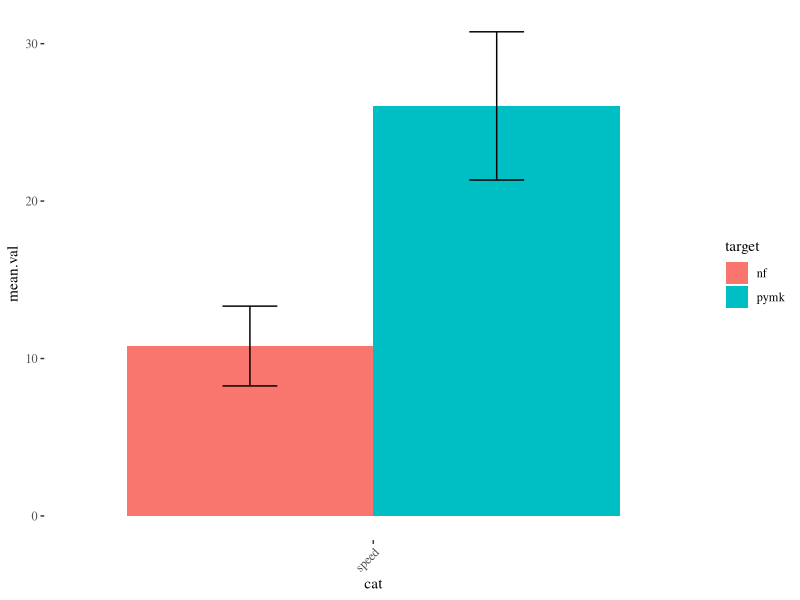
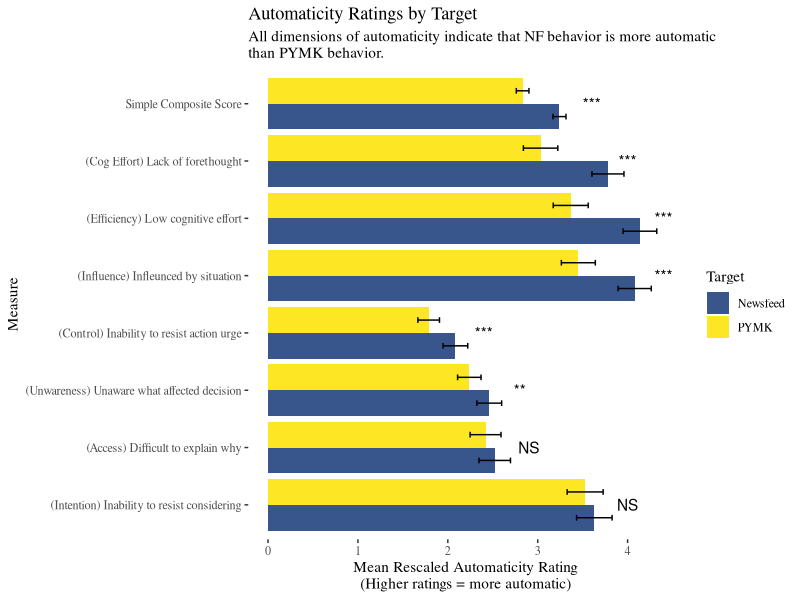
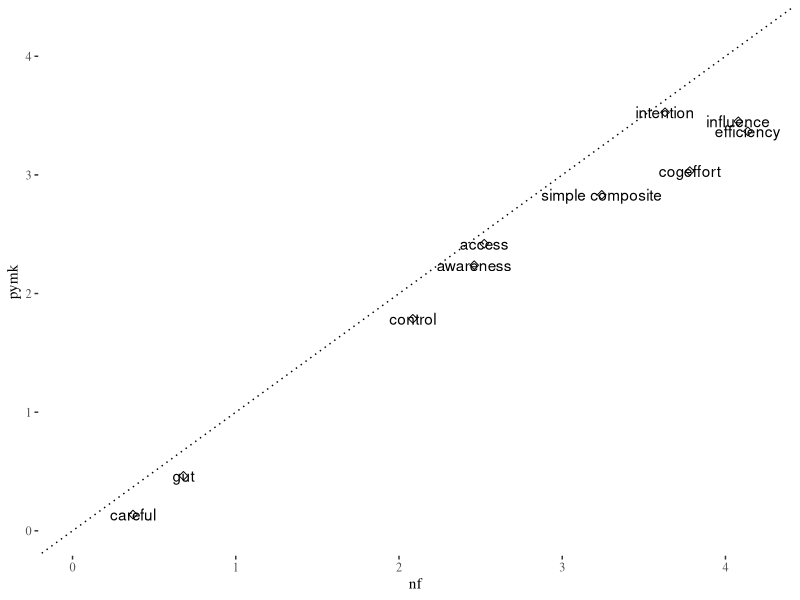
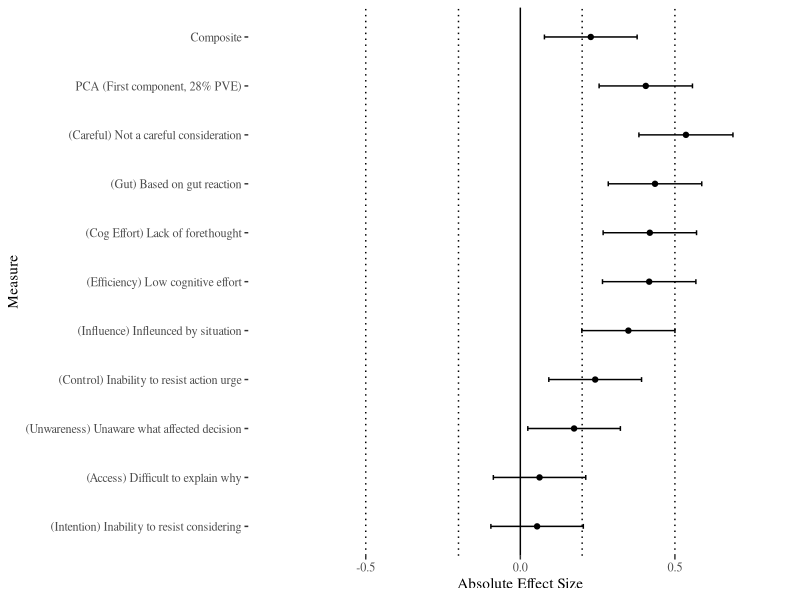
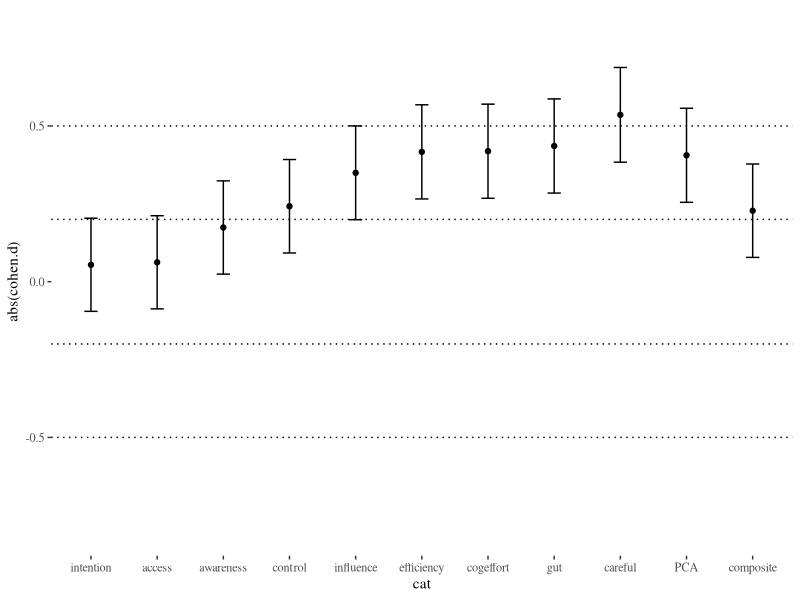
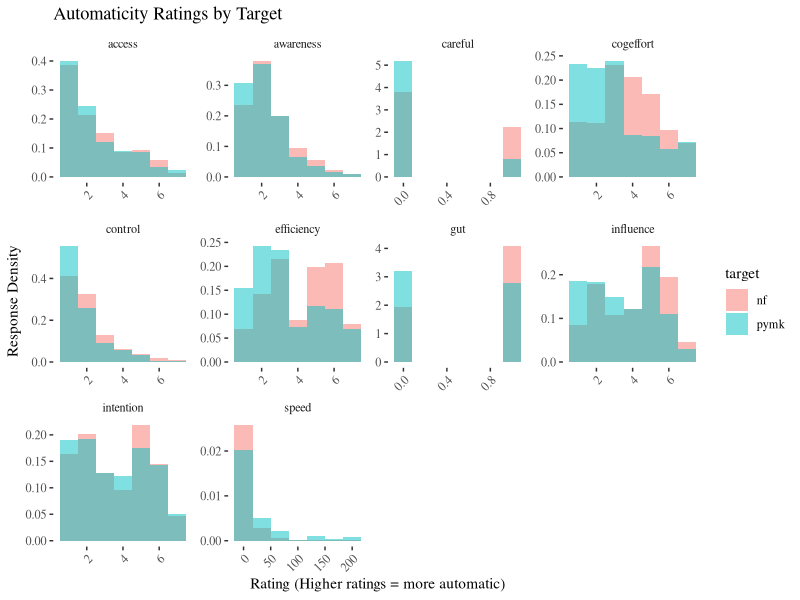
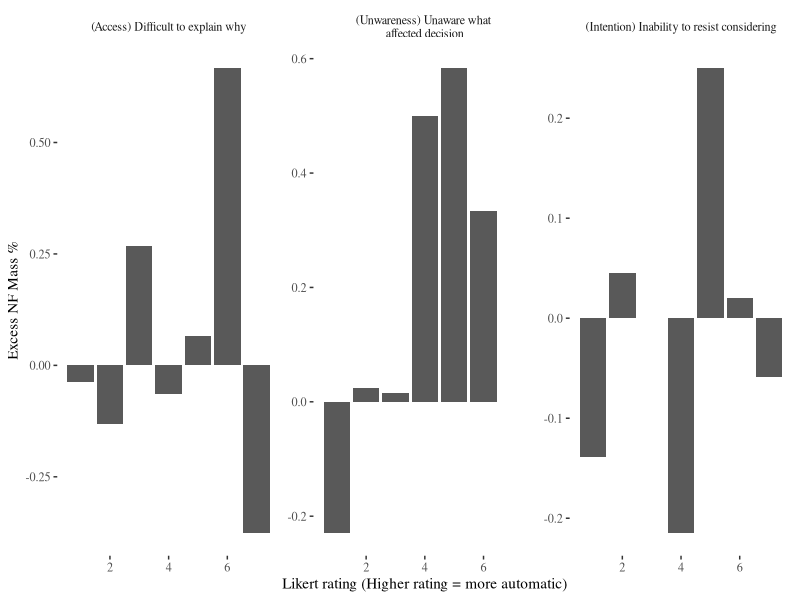
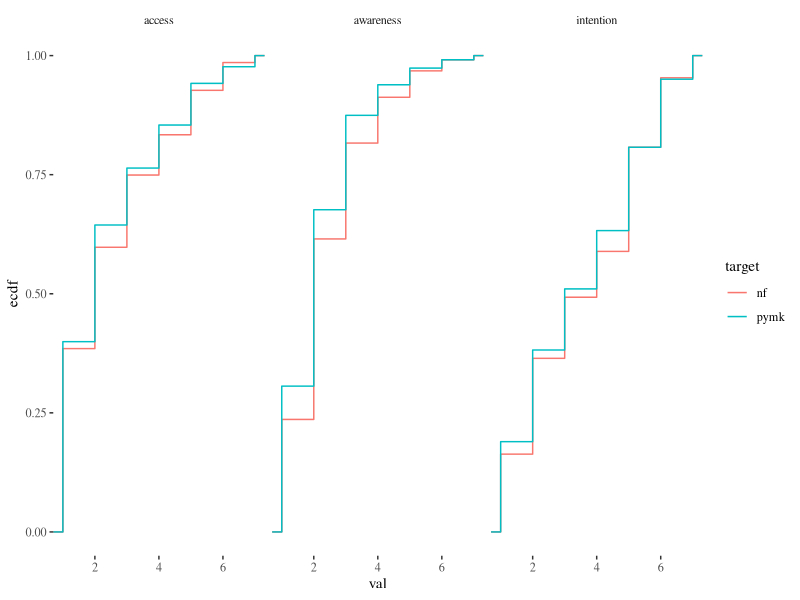

Here is the R script that generated these plots, in order:
## ---- chunk 1
knitr::opts_chunk$set(echo = F)
library(dplyr)
library(tidyr)
library(ggplot2)
library(ggthemes)
theme_set(theme_tufte())
options(ggplot2.continuous.colour="plasma")
options(ggplot2.continuous.fill = "plasma")

knitr::opts_knit$set(root.dir = '/Users/diagdavenport/Desktop/Synced Research/Ludwig/FB/Lockdown')

## ---- chunk 2
 
exim.raw <- read.csv('Data/Experimental Lab Data/Automaticity/ExIm data.csv')

## ---- chunk 3
 
exim.raw$access_pymk <- ifelse(exim.raw$condition1 == "pymk", exim.raw$access1, exim.raw$access2)
exim.raw$access_nf <- ifelse(exim.raw$condition1 == "like", exim.raw$access1, exim.raw$access2)

exim.raw$cogeffort_pymk <- ifelse(exim.raw$condition1 == "pymk", exim.raw$cog_effort1, exim.raw$cog_effort2)
exim.raw$cogeffort_nf <- ifelse(exim.raw$condition1 == "like", exim.raw$cog_effort1, exim.raw$cog_effort2)

exim.raw$influence_pymk <- ifelse(exim.raw$condition1 == "pymk", exim.raw$influence1, exim.raw$influence2)
exim.raw$influence_nf <- ifelse(exim.raw$condition1 == "like", exim.raw$influence1, exim.raw$influence2)

exim.raw$gut_pymk <- ifelse(exim.raw$condition1 == "pymk", exim.raw$gut1, exim.raw$gut2)
exim.raw$gut_nf <- ifelse(exim.raw$condition1 == "like", exim.raw$gut1, exim.raw$gut2)

exim.raw$careful_pymk <- ifelse(exim.raw$condition1 == "pymk", exim.raw$careful1, exim.raw$careful2)
exim.raw$careful_nf <- ifelse(exim.raw$condition1 == "like", exim.raw$careful1, exim.raw$careful2)

exim.raw$awareness_pymk <- ifelse(exim.raw$condition1 == "pymk", exim.raw$awareness1, exim.raw$awareness2)
exim.raw$awareness_nf <- ifelse(exim.raw$condition1 == "like", exim.raw$awareness1, exim.raw$awareness2)

exim.raw$intention_pymk <- ifelse(exim.raw$condition1 == "pymk", exim.raw$intention1, exim.raw$intention2)
exim.raw$intention_nf <- ifelse(exim.raw$condition1 == "like", exim.raw$intention1, exim.raw$intention2)

exim.raw$control_pymk <- ifelse(exim.raw$condition1 == "pymk", exim.raw$controllability1, exim.raw$controllability2)
exim.raw$control_nf <- ifelse(exim.raw$condition1 == "like", exim.raw$controllability1, exim.raw$controllability2)

exim.raw$efficiency_pymk <- ifelse(exim.raw$condition1 == "pymk", exim.raw$efficiency1, exim.raw$efficiency2)
exim.raw$efficiency_nf <- ifelse(exim.raw$condition1 == "like", exim.raw$efficiency1, exim.raw$efficiency2)

exim.raw$speed_pymk <- ifelse(exim.raw$condition1 == "pymk", exim.raw$speed1, exim.raw$speed2)
exim.raw$speed_nf <- ifelse(exim.raw$condition1 == "like", exim.raw$speed1, exim.raw$speed2)


 higher.is.more.automatic <- c("access", "careful", "awareness", "control", "efficiency")
 
 higher.is.less.automatic <-c("cogeffort", "influence", "gut", "intention")

 for (root in higher.is.less.automatic) {
  exim.raw[[paste0(root, "_nf")]] <- max(exim.raw[[paste0(root, "_nf")]], na.rm = T) + 1 - exim.raw[[paste0(root, "_nf")]]
  exim.raw[[paste0(root, "_pymk")]] <- max(exim.raw[[paste0(root, "_pymk")]], na.rm = T) + 1 - exim.raw[[paste0(root, "_pymk")]]
 }
 
## ---- chunk 4

choice.long <- exim.raw %>% dplyr::select(c(ends_with("_nf"), ends_with("_pymk"))) %>% 
  pivot_longer(everything(),
   names_pattern = "(.*)_(.*)",
   names_to = c(".value", ".set"),
   values_to = "count"
 )

head(choice.long)

"new_?(.*)_(.)(.*)"

qs <- c("access",
        "cogeffort",
        "influence",
        "gut",
        "careful",
        "awareness",
        "intention",
        "control",
        "efficiency",
        "speed")

choice.long2 <- choice.long %>% 
  pivot_longer(cols = all_of(qs),
               names_to = "cat",
               values_to = "val") %>% dplyr::rename(target = ".set")


choice.long2$val <- ifelse(choice.long2$cat == "gut",
                 choice.long2$val - 1,
                 choice.long2$val)

choice.long2$val <- ifelse(choice.long2$cat == "careful",
                 choice.long2$val - 1,
                 choice.long2$val)

temp.l.dat <- choice.long2 %>% group_by(cat)  %>% dplyr::summarise(mean.val = mean(val, na.rm = T), sd = sd(val, na.rm = T), n= n()) 

l.dat <- choice.long2 %>% filter(cat == "speed") %>% group_by(cat, target)  %>% dplyr::summarise(mean.val = mean(val, na.rm = T), sd = sd(val, na.rm = T), n= n())

l.dat$ci <- (l.dat$sd/sqrt(l.dat$n))*1.96

 ggplot(l.dat, aes(x = cat, y = mean.val, fill = target)) +
  geom_col(position = "dodge") +
   geom_errorbar(aes(ymin=mean.val-ci, ymax=mean.val+ci),
                 width=.2,                    # Width of the error bars
                  position=position_dodge(.9))  + theme(axis.text.x = element_text(angle = 45, hjust = 1))
 
 dev.copy(jpeg,'Output/Graphs/Experiments/Automaticity/speed bar chart.jpg')
dev.off()

m.long <- merge(choice.long2, temp.l.dat, by = c("cat"))
m.long$z <- (m.long$val - m.long$mean.val)/m.long$sd
 
 label.df <- data.frame(cat = c("access",
                                "awareness",
                                "cogeffort", 
                                "control", 
                                "efficiency",
                                "influence", 
                                "intention",
                                "simple composite"),
                       mean.val = c(2.9, 2.8, 4, 2.4, 4.4, 4.4, 4, 3.6),
                       target = "nf")
 
automaticity.labels <- c(
                                "(Intention) Inability to resist considering",
                                "(Access) Difficult to explain why",
                                "(Unwareness) Unaware what affected decision", 
                                "(Control) Inability to resist action urge",
                                "(Influence) Infleunced by situation",  
                                "(Efficiency) Low cognitive effort", 
                                "(Cog Effort) Lack of forethought",
                                "Simple Composite Score")

automaticity.labels.full <- c(automaticity.labels[1:7],
                              "(Gut) Based on gut reaction",
                              "(Careful) Not a careful consideration",
                              "PCA (First component, 28% PVE)",
                              "Composite")

l.dat1 <- choice.long2 %>% filter(cat != "speed") %>% group_by(cat, target)  %>% dplyr::summarise(mean.val = mean(val, na.rm = T), sd = sd(val, na.rm = T), n= n()) 

l.dat1$ci <- (l.dat1$sd/sqrt(l.dat1$n))*1.96

l.dat2 <- choice.long2 %>% filter(cat != "speed" & cat != "gut" & cat != "careful") %>% group_by(target)  %>% dplyr::summarise(mean.val = mean(val, na.rm = T), sd = sd(val, na.rm = T), n= n()) 
l.dat2$cat <- "simple composite"
l.dat2$ci <- (l.dat2$sd/sqrt(l.dat2$n))*1.96

pca <- prcomp(choice.long[!is.na(choice.long$access),
                             c("access", "cogeffort", "influence", "awareness", "intention", "control", "efficiency")],
                 center = TRUE, scale. = TRUE)

pca.with.label <- cbind(choice.long[!is.na(choice.long$access), ".set"], pca$x)

l.dat3 <- pca.with.label %>% group_by(.set) %>% dplyr::summarise(mean.val = mean(PC1, na.rm = T), sd = sd(PC1, na.rm = T), n= n()) %>% mutate(target = .set)
l.dat3$cat <- "First Principal Component (28% PVE)"
l.dat3$ci <- (l.dat2$sd/sqrt(l.dat3$n))*1.96

l.dat <- rbind(as.data.frame(l.dat1), as.data.frame(l.dat2))

# sort the bars by effect size
l.dat$cat <- factor(l.dat$cat,levels = c("intention", "access", "awareness", "control", "influence", "efficiency", "cogeffort", "gut", "careful", "simple composite"))

 ggplot(l.dat %>% filter(cat != "careful" & cat != "gut"), aes(x = cat, y = mean.val, fill = target)) +
  geom_col(position = "dodge", aes(fill = target)) +
   geom_errorbar(aes(ymin=mean.val-ci, ymax=mean.val+ci),
                 width=.2,                    # Width of the error bars
                  position=position_dodge(.9)) + xlab("Measure")  +
   ylab("Mean Rescaled Automaticity Rating\n(Higher ratings = more automatic)") +
   labs(title = "Automaticity Ratings by Target",
        subtitle = "All dimensions of automaticity indicate that NF behavior is more automatic \nthan PYMK behavior.") +
   geom_text(data = label.df,
             label = c("NS", "**", "***", "***", "***", "***", "NS", "***"))  +
   scale_x_discrete(labels= automaticity.labels) + coord_flip() +
   scale_fill_manual(values=c("#39568CFF", "#FDE725FF"),
                       name="Target",
                       breaks=c("nf", "pymk"),
                       labels=c("Newsfeed", "PYMK"))
  
dev.copy(jpeg,'Output/Graphs/Experiments/Automaticity/composite score and components.jpg')
dev.off()
 
# pwr.t.test(d = .5, sig.level = .05, power = .8, type = c("paired"))

t <- l.dat %>% dplyr::select(cat, target, mean.val) %>% pivot_wider(names_from = target, values_from = mean.val)

ggplot(t, aes(x=nf, y=pymk, label = cat)) +
  geom_point(size=2, shape=23) + xlim(c(0,4.2)) + ylim(c(0,4.2)) + geom_text() + geom_abline(intercept = 0, slope = 1, linetype = "dotted")

dev.copy(jpeg,'Output/Graphs/Experiments/Automaticity/45 degree scatter.jpg')
dev.off()

cohen.data <- merge(t, temp.l.dat)

cohen.data$cohen.d <- with(cohen.data, (nf - pymk)/sd)

last.row <- data.frame(cat = "PCA",
                       "nf" = l.dat3[1,2],
                       "pymk" = l.dat3[2,2],
                       "mean.val" = 0,
                       sd = sd(pca.with.label$PC1),
                       n = 688,
                       cohen.d = abs(l.dat3[1,2] - l.dat3[2,2])/sd(pca.with.label$PC1))
colnames(last.row) <- names(cohen.data)

cohen.data <- rbind(cohen.data, last.row)


all.vals <- choice.long2 %>% filter(cat != "speed" & cat != "gut" & cat != "careful")

last.row <- data.frame(cat = "composite",
                       "nf" = mean(all.vals[all.vals$target == "nf",]$val, na.rm = T),
                       "pymk" = mean(all.vals[all.vals$target == "pymk",]$val, na.rm = T),
                       "mean.val" = NA,
                       sd = sd(all.vals$val, na.rm = T),
                       n = 688,
                       cohen.d = 777)
colnames(last.row) <- names(cohen.data)

cohen.data <- rbind(cohen.data, last.row)

cohen.data$cohen.d <- with(cohen.data, (nf - pymk)/sd)

cohen.data$var <- with(cohen.data, (n/(n/2)^2 + (cohen.d^2)/(2*n)))
  
cohen.data$ci <- with(cohen.data, sqrt(var)*1.96)
pd <- position_dodge(0.01)

 ggplot(cohen.data, aes(x = cat, y = abs(cohen.d))) +
   geom_errorbar(aes(ymin=abs(cohen.d)-ci, ymax=abs(cohen.d)+ci), colour="black", width=.1, position=pd) + ylim(c(-.8, .8)) +
  geom_point(position = "dodge") + geom_hline(yintercept = c(.2,.5,-.2, -.5), linetype = "dotted") + coord_flip() + geom_hline(yintercept = 0, linetype = "solid") + scale_x_discrete(labels= automaticity.labels.full) + ylab("Absolute Effect Size") + xlab("Measure")
 
 dev.copy(jpeg,'Output/Graphs/Experiments/Automaticity/standardized effect sizes.jpg')
dev.off()

  ggplot(cohen.data, aes(x = cat, y = abs(cohen.d))) +
  geom_point(position = "dodge") + geom_hline(yintercept = c(.2,.5,-.2, -.5), linetype = "dotted") + ylim(c(-.8, .8)) +
   geom_errorbar(aes(ymin=abs(cohen.d)-ci, ymax=abs(cohen.d)+ci), colour="black",
                 width=.2,                    # Width of the error bars
                  position=position_dodge(.9))
  


## ---- chunk 5

label_names <- list(
  'access'="(Access) Difficult to explain why",
  'awareness'="(Unwareness) Unaware what \naffected decision",
  'intention'="(Intention) Inability to resist considering"
)

fun_labeller <- function(variable,value){
  return(label_names[value])
}

dat <- m.long %>% group_by(val, target, cat) %>% dplyr::summarise(n= n()) %>%
  pivot_wider(names_from = target, values_from = n, values_fill = 0)

dat <- dat %>% group_by(cat) %>% 
       mutate(perNF=nf/sum(nf)) %>% 
       ungroup

dat <- dat %>% group_by(cat) %>% 
       mutate(perPYMK=pymk/sum(pymk)) %>% 
       ungroup

dat$excess <- (dat$perNF - dat$perPYMK)/dat$perPYMK

l.dat <- m.long %>% filter(cat != "speed") %>% group_by(cat, target)  %>% dplyr::summarise(mean.z = mean(z, na.rm = T), sd = sd(z, na.rm = T), n= n())

l.dat$ci <- (l.dat$sd/sqrt(l.dat$n))*1.96

 ggplot(choice.long2, aes(x = val, fill = target)) +
  geom_histogram(aes(y=..density..), bins=7, alpha=0.5, position="nudge") +
   theme(axis.text.x = element_text(angle = 45, hjust = 1)) + xlab("Measure") +
   ylab("Response Density") + xlab("Rating (Higher ratings = more automatic)") + labs(title = "Automaticity Ratings by Target") + facet_wrap(~ cat, scales = "free")
 
  dev.copy(jpeg,'Output/Graphs/Experiments/Automaticity/histogram for each measure.jpg')
dev.off()
 
 wrap.cats <- c("access",
                "awareness",
                "intention")
 
dat %>%  filter(cat %in% wrap.cats) %>% ggplot(aes(x = val, y = excess)) + geom_bar(stat = "identity") + ylab("Excess NF Mass %") +
  xlab("Likert rating (Higher rating = more automatic)") + facet_wrap(~ cat, scales = "free", labeller = fun_labeller)

 dev.copy(jpeg,'Output/Graphs/Experiments/Automaticity/excess mass.jpg')
dev.off()

choice.long2 %>%  filter(cat %in% wrap.cats) %>%
  ggplot(aes(x=val)) + stat_ecdf(aes(colour=target)) + facet_wrap(~ cat)

'%!in%' <- function(x,y)!('%in%'(x,y))

choice.long2 %>% filter(cat %!in% c("speed", "careful", "gut")) %>%
  ggplot(aes(x=val)) + stat_ecdf(aes(colour=target)) + facet_wrap(~ cat, scales = "free")

dev.copy(jpeg,'Output/Graphs/Experiments/Automaticity/cdf for each measure.jpg')
dev.off()

## ---- chunk 6


label_names <- list(
  'cogeffort'="(Cog Effort) \nLack of forethought",
  'control'="(Control) \nInability to resist action urge",
  'efficiency'="(Efficiency) \nLow cognitive effort",
  'influence'="(Influence) \nInfleunced by situation",
  'access' = "(Access) \nDifficult to explain why",
  'awareness' = "(Unwareness) \nUnaware what affected decision",
  'intention' = "(Intention) \nInability to resist considering"
)

fun_labeller <- function(variable,value){
  return(label_names[value])
}

dat <- m.long %>% group_by(cat) %>% 
       mutate(cat_median = median(val, na.rm = T)) %>% 
       ungroup

dat$above_median <- dat$val >= dat$cat_median

'%!in%' <- function(x,y)!('%in%'(x,y))

l.dat <- dat %>% filter(cat %!in% c("speed", "careful", "gut")) %>% 
  group_by(cat, target)  %>% 
  dplyr::summarise(percent.above = mean(above_median, na.rm = T), sd = sd(above_median, na.rm = T), n= n())

l.dat$ci <- (l.dat$sd/sqrt(l.dat$n))*1.96
pd <- position_dodge(0.1)

 ggplot(l.dat, aes(x = target, y = percent.above)) +
  geom_bar(stat="identity", position=pd) +
   geom_errorbar(aes(ymin=percent.above-ci, ymax=percent.above+ci), colour="black", width=.1, position=pd) +
   theme(axis.text.x = element_text(angle = 45, hjust = 1)) + xlab("Measure") +
   ylab("Percent of responses above median") + xlab("") + labs(title = "Median splits of automaticity Ratings by Target") + facet_wrap(~ cat, scales = "free", labeller = fun_labeller)
 
  dev.copy(jpeg,'Output/Graphs/Experiments/Automaticity/bar chart pct above median.jpg')
dev.off()
  
## ---- chunk 7

label_names <- list(
  'careful'="(Careful) Not a careful consideration",
  'gut'="(Gut) Based on gut reaction"
)

fun_labeller <- function(variable,value){
  return(label_names[value])
}

l.dat <- m.long %>% filter(cat %in% c("careful", "gut")) %>% 
  group_by(cat, target)  %>% 
  dplyr::summarise(mean = mean(val, na.rm = T), sd = sd(val, na.rm = T), n= n())

l.dat$ci <- (l.dat$sd/sqrt(l.dat$n))*1.96
pd <- position_dodge(0.1)

l.dat$target <- with(l.dat, ifelse(target == "nf", "Newsfeed", "PYMK"))

 ggplot(l.dat, aes(x = target, y = mean, fill = target)) +
  geom_bar(stat="identity", position=pd) +
   geom_errorbar(aes(ymin=mean-ci, ymax=mean+ci), colour="black", width=.1, position=pd) +
   theme(axis.text.x = element_text(angle = 45, hjust = 1)) + xlab("Measure") +
   ylab("Percent giving more automatic answer") + xlab("") + labs(title = "Rate of Affirming Automaticity by Target") + facet_wrap(~ cat, scales = "free", labeller = fun_labeller) +
   scale_fill_manual(values=c("#39568CFF", "#FDE725FF"))
 
  dev.copy(jpeg,'Output/Graphs/Experiments/Automaticity/bar chart binary measures.jpg')
dev.off()

## ---- chunk 8

m.long %>% filter(cat == "speed") %>%
  ggplot(aes(x = val, fill = target)) +
  geom_histogram(aes(fill = target, y = ..density..), position = "dodge") +
  labs(title = "Histogram of reported time to decide")

 dev.copy(jpeg,'Output/Graphs/Experiments/Automaticity/speed histogram.jpg')
dev.off()

m.long %>% filter(cat == "speed") %>%
  mutate(Seconds = ifelse(val > 60, 60, val)) %>% 
  ggplot(aes(x = Seconds, fill = target)) +
  geom_histogram(aes(fill = target, y = ..density..), position = "dodge") + labs(title = "Histogram of reported time to decide",
                                                                subtitle = "bin over 60")

 dev.copy(jpeg,'Output/Graphs/Experiments/Automaticity/speed histogram - bin over 60.jpg')
dev.off()

m.long %>% filter(cat == "speed") %>%
  mutate(Seconds = ifelse(val > 30, 30, val)) %>% 
  ggplot(aes(x = Seconds, fill = target)) +
  geom_histogram(aes(fill = target, y = ..density..), position = "dodge") + labs(title = "Histogram of reported time to decide",
                                                                subtitle = "bin over 30")

 dev.copy(jpeg,'Output/Graphs/Experiments/Automaticity/speed histogram - bin over 30.jpg')
dev.off()

m.long %>% filter(cat == "speed") %>% 
  mutate(Seconds = ifelse(val > 60, 60, val)) %>%
ggplot(aes(x=Seconds)) + stat_ecdf(aes(colour=target)) +
   scale_color_manual(values=c("#39568CFF", "#FDE725FF")) + ylab("Cumulative Density")

dev.copy(jpeg,'Output/Graphs/Experiments/Automaticity/speed cdf - bin over 60.jpg')
dev.off()
